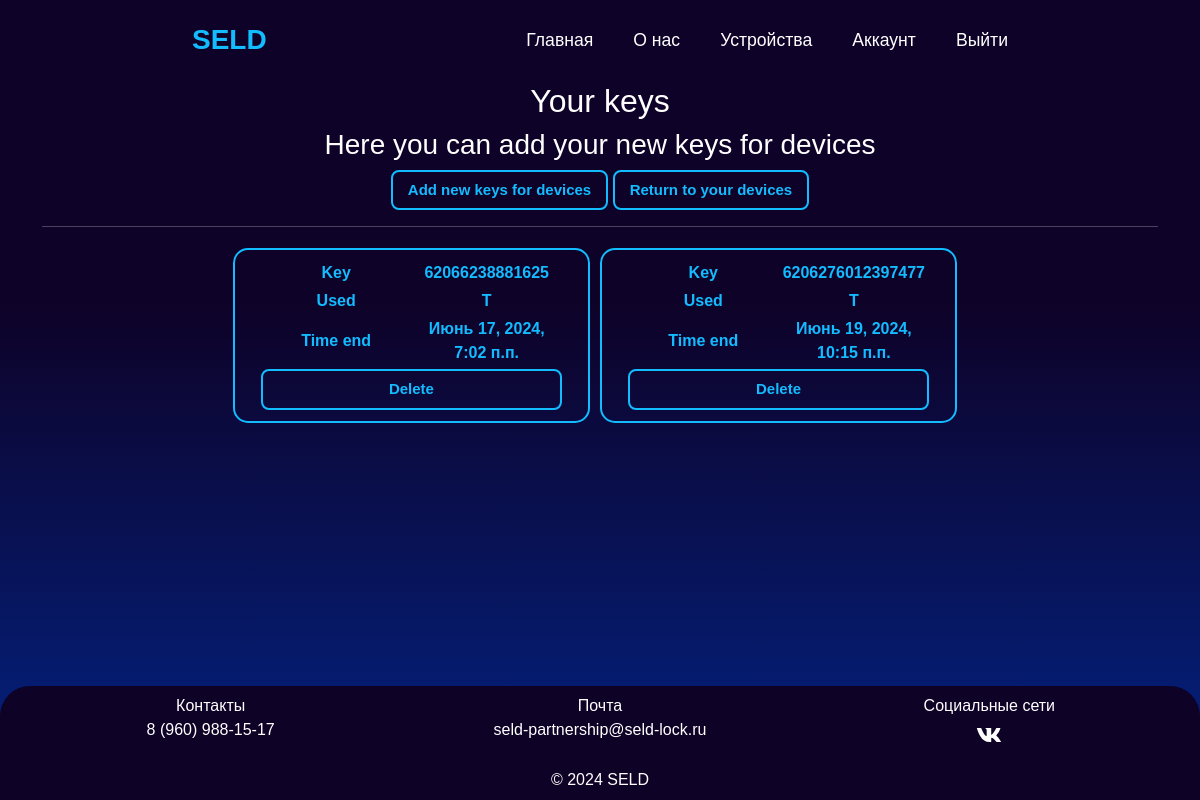
/your_device/134/keys/ (signed in), run on an earlier commit of the app's database.
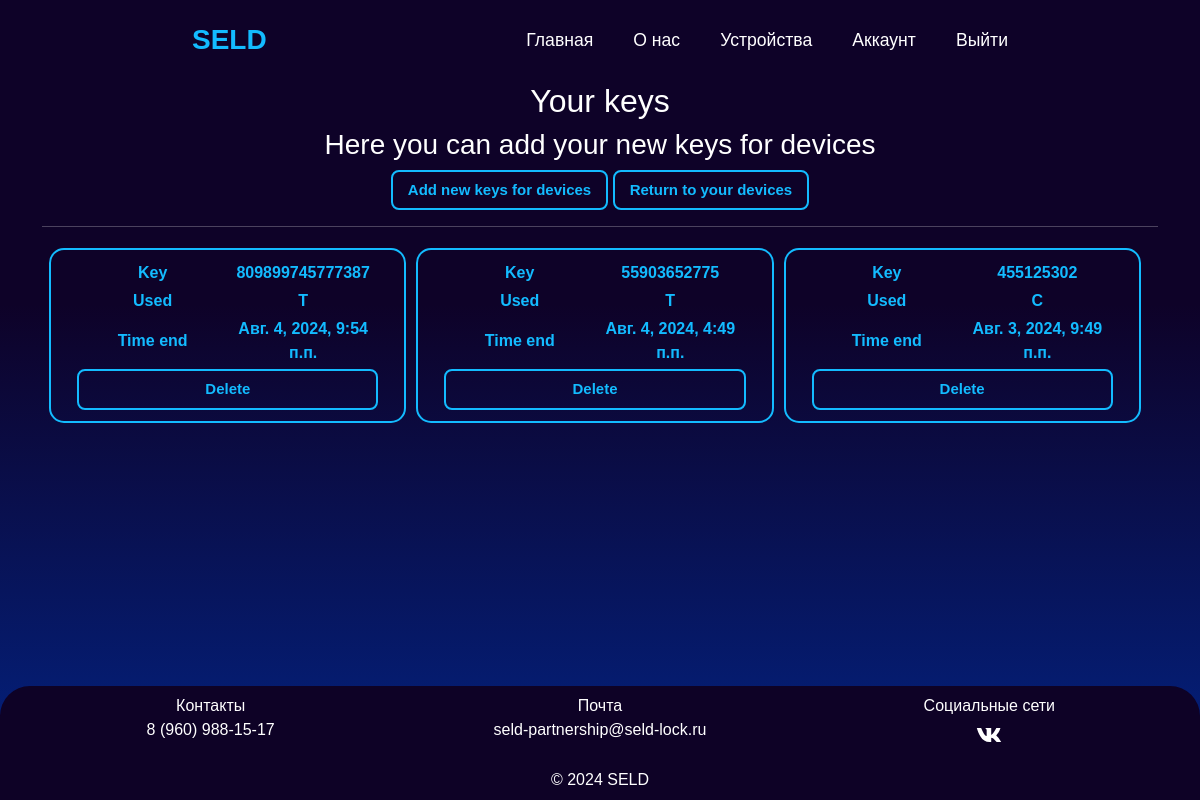
And on a later commit of the database.
### app/models.py (models this page shows)
class Keys(models.Model):
    USED_CHOICES = [
        ('C', 'Constant'),
        ('T', 'Temporary'),
        ('O', 'One use')
    ]
    SELECT_CHOICES = [
        ('-', '0'),
        ('+1h', '1 hour'),
        ('+1d', '1 day'),
        ('+1w', '1 week'),
        ('+2w', '2 week'),
    ]
    key = models.IntegerField()
    used = models.CharField(max_length=10, choices=USED_CHOICES, default='T')
    time_start = models.DateTimeField(null=True)
    time_end = models.DateTimeField(null=True)
    selection = models.CharField(max_length=100, choices=SELECT_CHOICES, default='-')
    device = models.ForeignKey(DeviceModel, on_delete=models.CASCADE)
    objects = models.Manager()

### app/views.py (the view, shortened to what this page needs)
# urls.py: path('your_device/<int:pk>/keys/', views.KeysListView.as_view(), name='keys'),
class KeysListView(LoginRequiredMixin, ListView, FormMixin):
    model = DeviceModel
    template_name = 'app/keys.html'
    context_object_name = 'data'
    paginate_by = 6
    form_class = AddKeysModel
    extra_context = {'title': 'Your keys'}
    def get_queryset(self):
        return Keys.objects.filter(device_id=self.kwargs['pk'])

### app/others.py (called while the page is built)
def new_code():
    number = random.randint(4, 16)
    rand_number = int(''.join(random.choices(NUMBERS, k=number)))
    return rand_number

### app/templates/app/keys.html (shortened to what this page needs)
{% extends "app/layout.html" %}
{% block safe %}
<div class="container" style="margin-top: 2rem;">
    <div class="text-center">
        <h2>{{ title }}</h2>
        <h3>Here you can add your new keys for devices</h3>
        <div class="d-grid gap-2 mx-auto col-9 col-sm-6 d-lg-block d-md-grid">
            <button type="button" class="h-btn" data-bs-toggle="modal" data-bs-target="#exampleModal">Add new keys for
                devices
            </button>
            <a href="{% url 'devices' %}" class="h-btn a-default">Return to your devices</a>
        </div>
    </div>
    <hr/>
    <div class="d-flex row row-cols-1 row-cols-md-1 row-cols-lg-3 justify-content-center">
        {% for block in data %}
        <div class="btn_device d-flex flex-column justify-content-center text-center col-10 col-md-7 col-lg-5 col-xl-4"
             hx-target="this">
            <div class="row row-cols-2 mb-1" hx-swap="outerHTML">
                <label class="col-lg-6 control-label text-center">Key</label>
                <div class="col-lg-6 text-center">
                    {{ block.key }}
                </div>
            </div>
            <div class="row row-cols-2 mb-1">
                <label class="col-lg-6 control-label text-center">Used</label>
                <div class="col-lg-6 text-center">
                    {{ block.used }}
                </div>
            </div>
            <div class="row row-cols-2 mb-1 align-items-center">
                <label class="col-lg-6 control-label text-center">Time end</label>
                <div class="col-lg-6 text-center">
                    {{ block.time_end }}
                </div>
            </div>
            <div style="text-align: center;">
                <button type="button" class="a-btn h-btn a-default"
                        hx-delete="{% url 'delete_key' block.device_id block.id %}">
                    Delete
                </button>
            </div>
        </div>
        {% endfor %}
    </div>
</div>
{% endblock %}

### app/templates/app/layout.html (shortened to what this page needs)
<!DOCTYPE html>
<html lang="ru">
<head>
    {% load static %}
    <link href="https://cdn.jsdelivr.net/npm/bootstrap@5.3.0/dist/css/bootstrap.min.css" rel="stylesheet">
    <link rel="stylesheet" type="text/css" href="{% static 'app/content/Design.css' %}" />
    <link rel="stylesheet" type="text/css" href="{% static 'app/content/other.css' %}" />
    <link rel="stylesheet" type="text/css" href="{% static 'app/content/response.css' %}" />
    <link rel="stylesheet" type="text/css" href="{% static 'app/content/site.css' %}" />
    <link rel="stylesheet" type="text/css" href="{% static 'app/content/style.css' %}" />
    <link href='https://unpkg.com/boxicons@2.1.4/css/boxicons.min.css' rel='stylesheet'>
</head>
<body>
    <div class="wrapper">
        {% include 'app/navbar.html' %}
        <div class="main">
            {% block safe %}
            {% endblock %}
        </div>
        <footer class="footer">
            <div class="grid_columns">
                <div class="column">
                    <p>Контакты</p>
                    <p>8 (960) 988-15-17</p>
                </div>
                <div class="column">
                    <p>Почта</p>
                    <p>seld-partnership@seld-lock.ru</p>
                </div>
                <div class="column">
                    <p>Социальные сети</p>
                    <div class="socials">
                        <a href="https://vk.com/seldlocker" target="_blank">
                        </a>
                    </div>
                </div>
            </div>
            <div class="copy_footer">
                <div class="copyright">
                    <p>&copy; 2024 SELD</p>
                </div>
            </div>
        </footer>
    </div>
</body>
</html>

### app/templates/app/navbar.html (shortened to what this page needs)
<nav>
    <a class="logo" href="{% url 'seld' %}"><span>SELD</span></a>
    <ul class="navlist">
        <li>
            <a href="{% url 'home' %}">Главная</a>
        </li>
        <li>
            <a href="{% url 'about' %}">О нас</a>
        </li>
        {% if user.is_authenticated %}
        <li>
            <a href="{% url 'devices' %}">Устройства</a>
        </li>
        <li>
            <a href="{% url 'profile' %}">Аккаунт</a>
        </li>
        <li>
            <a href="{% url 'log_out' %}">Выйти</a>
        </li>
        {% endif %}
    </ul>
</nav>

### app/static/app/content/Design.css (style rules this page uses)
nav { position: fixed; width: 100%; z-index: 1000; top: 0; right: 0; display: flex; align-items: center; justify-content: space-between; padding: 40px 16%; height: 50px; transition: all .50s ease; }
.logo { font-size: 28px; color: var(--text-color); font-weight: 600; text-decoration: none; }
span { color: var(--main-color); text-decoration: none; }
.navlist { display: flex; margin-bottom: 0; gap: 2.5rem; align-items: center; }
.navlist a { font-size: var(--p-font); font-weight: 500; color: var(--text-color); transition: all .50s ease; text-decoration: none; }
.h-btn { display: inline-block; padding: 7px 15px; background: transparent; color: var(--main-color); border: 2px solid var(--main-color); border-radius: 8px; font-weight: 600; font-size: 15px; transition: all .50s ease; }
.btn_device { padding: 11px 26px; background: transparent; color: var(--main-color); border: 2px solid var(--main-color); border-radius: 15px; transition: all .50s ease; font-weight: 550; margin: 5px 0px 5px 0px; cursor: pointer; }
.btn_device .a-default { color: var(--main-color); text-decoration: none; }
.a-default { color: var(--main-color); text-decoration: none; }
.a-btn { width: 100%; padding: 7px 15px; background: transparent; color: var(--main-color); border: 2px solid var(--main-color); border-radius: 8px; font-weight: 600; font-size: 15px; transition: all .50s ease; }

### app/static/app/content/other.css (style rules this page uses)
* { padding: 0; margin: 0; box-sizing: border-box; text-decoration: none; list-style: none; font-family: 'Ubuntu', sans-serif; }
:root { --text-color: #ffffff; --main-color: #13bbff; --bg-color: #1b1f24; --bg-color-image: linear-gradient(#0e0228 38%, #022384); --bl-colors-blue-dark-bg: #140648; --bl-border: #2e54ea; --bg-footer: #0e0226; --bg-profile: #022384; --second-bg-color: #22282f; --navside: #191d21; --big-font: 4.5rem; --h4-font: 1.6rem; --p-font: 1.1rem; --blue-90: #0077ff; }
html { height: 100%; }
body { color: var(--text-color); background: var(--bg-color-image); height: 100%; }
.wrapper { display: flex; flex-direction: column; min-height: 100%; background: var(--bg-color-image); }
.main { margin-top: 50px; flex-grow: 1; }
.footer { margin-top: 1rem; padding: 0.5rem 2rem; background: var(--bg-footer); border-radius: 30px 30px 0 0; }
.footer p { margin-bottom: 0; }
.grid_columns { display: grid; grid-template-columns: repeat(3, 1fr); gap: 2rem; }
.grid_columns p { margin-bottom: 0; }
.column p { display: flex; justify-content: center; }
.socials a { display: flex; align-items: center; justify-content: center; }
.grid_columns .column .socials a { padding: 2px; cursor: pointer; }
.copy_footer { display: flex; justify-content: center; }
.copyright { text-align: center; padding-top: 1rem; }

### app/static/app/content/response.css (style rules this page uses)
.row { --bs-gutter-x: 0; margin: 0; }
@media (min-width: 765px) { .btn_device { margin: 5px 10px 5px 0; } }
@media (min-width: 1200px) { div.col-xl-4 { width: 32%; } }

What changed in the data, as far as the page shows it:
removed Keys: key "62066238881625", used "T", time_end "Июнь 17, 2024, 7:02 п.п."
removed Keys: key "6206276012397477", used "T", time_end "Июнь 19, 2024, 10:15 п.п."
added Keys: key "809899745777387", used "T", time_end "Авг. 4, 2024, 9:54 п.п."
added Keys: key "55903652775", used "T", time_end "Авг. 4, 2024, 4:49 п.п."
added Keys: key "455125302", used "C", time_end "Авг. 3, 2024, 9:49 п.п."
